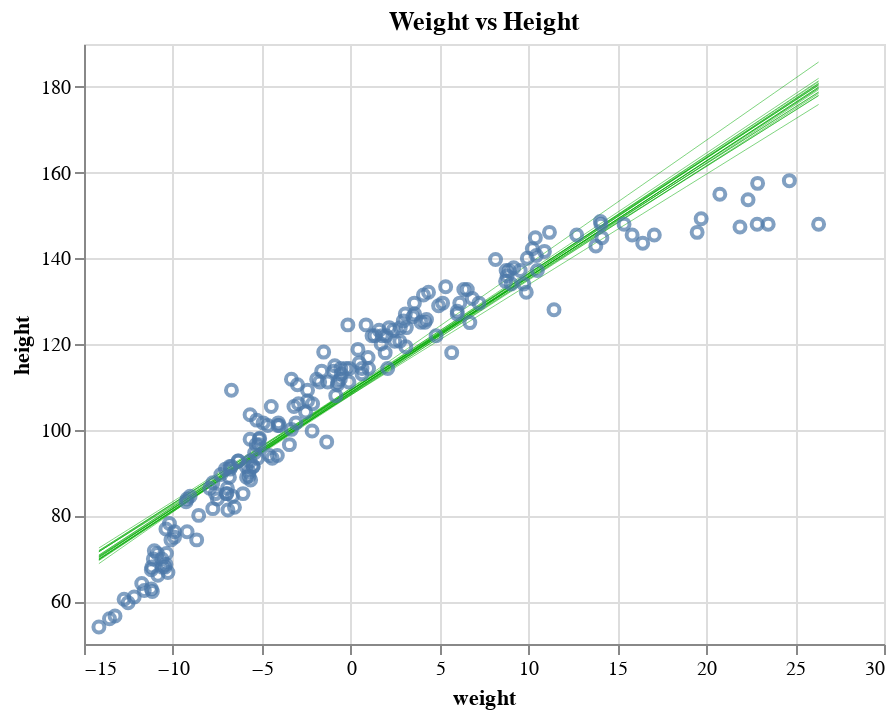

Notebook code for this chart:
### Code cell
weight_grid = np.linspace(weight.min(), weight.max())

lines = []

for i in range(20):
    a = fit["alpha"][0, i]
    b = fit["beta"][0, i]

    line = a + b * weight_grid
    df = pd.DataFrame({"weight": weight_grid, "height": line})

    line = (
        alt.Chart(df)
        .mark_line(color="#00AA00", strokeWidth=0.5, opacity=0.5)
        .encode(
            x="weight",
            y="height",
        )
    )

    lines.append(line)

reduce(lambda a, b: a + b, lines) + data_chart
